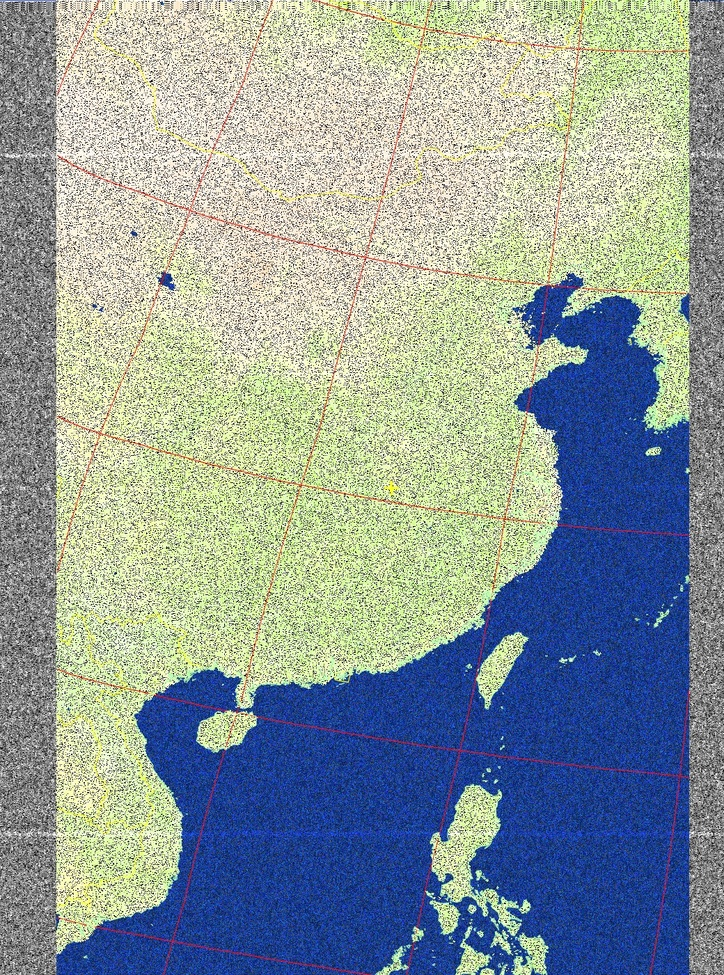
//> input picture opencvLearn-09/test/pic6.jpg, 724 x 975 px, shrunk from 1040 x 1401 before the run
$ ./main   (built with g++ and OpenCV 4)
//> lines starting //> are read from the running program, lines starting //| are printed output that depends on the picture
//-----------------------------------【程序说明】----------------------------------------------
//            程序名称:：《【OpenCV入门教程之九】非线性滤波专场：中值滤波、双边滤波  》 博文配套源码
//            开发所用IDE版本：Visual Studio 2010
//            开发所用OpenCV版本： 2.4.8
//            2014年4月8日 Create by 浅墨
//------------------------------------------------------------------------------------------------

//-----------------------------------【头文件包含部分】---------------------------------------
//            描述：包含程序所依赖的头文件
//----------------------------------------------------------------------------------------------
#include <iostream>
#include <opencv2/opencv.hpp>


//-----------------------------------【命名空间声明部分】---------------------------------------
//            描述：包含程序所使用的命名空间
//-----------------------------------------------------------------------------------------------
using namespace std;
using namespace cv;


//-----------------------------------【全局变量声明部分】--------------------------------------
//            描述：全局变量声明
//-----------------------------------------------------------------------------------------------
Mat g_srcImage,g_dstImage1,g_dstImage2,g_dstImage3,g_dstImage4,g_dstImage5;
int g_nBoxFilterValue=6;  //方框滤波内核值
int g_nMeanBlurValue=10;  //均值滤波内核值
int g_nGaussianBlurValue=6;  //高斯滤波内核值
int g_nMedianBlurValue=10;  //中值滤波参数值
int g_nBilateralFilterValue=10;  //双边滤波参数值


//-----------------------------------【全局函数声明部分】--------------------------------------
//            描述：全局函数声明
//-----------------------------------------------------------------------------------------------
//轨迹条回调函数
static void on_BoxFilter(int, void *);            //方框滤波
static void on_MeanBlur(int, void *);           //均值块滤波器
static void on_GaussianBlur(int, void *);                    //高斯滤波器
static void on_MedianBlur(int, void *);               //中值滤波器
static void on_BilateralFilter(int, void*);                    //双边滤波器


//-----------------------------------【main( )函数】--------------------------------------------
//            描述：控制台应用程序的入口函数，我们的程序从这里开始
//-----------------------------------------------------------------------------------------------
int main(  )
{
       system("color 5E");

       //载入原图
       g_srcImage= imread( "pic6.jpg", 1 );
//> g_srcImage is the input picture: 975 rows x 724 cols, CV_8UC3; mean B, G, R 155.4, 154.2, 141.2
       if(!g_srcImage.data ) { printf("Oh，no，读取srcImage错误~！\n"); return false; }

       //克隆原图到四个Mat类型中
       g_dstImage1= g_srcImage.clone( );
       g_dstImage2= g_srcImage.clone( );
       g_dstImage3= g_srcImage.clone( );
       g_dstImage4= g_srcImage.clone( );
       g_dstImage5= g_srcImage.clone( );

       //显示原图
       namedWindow("【<0>原图窗口】", 1);
       imshow("【<0>原图窗口】",g_srcImage);


       //=================【<1>方框滤波】=========================
       //创建窗口
       namedWindow("【<1>方框滤波】", 1);
       //创建轨迹条
       createTrackbar("内核值：", "【<1>方框滤波】",&g_nBoxFilterValue, 50,on_BoxFilter );
       on_BoxFilter(g_nBoxFilterValue,0);
       //=====================================================


       //=================【<2>均值滤波】==========================
       //创建窗口
       namedWindow("【<2>均值滤波】", 1);
       //创建轨迹条
       createTrackbar("内核值：", "【<2>均值滤波】",&g_nMeanBlurValue, 50,on_MeanBlur );
       on_MeanBlur(g_nMeanBlurValue,0);
       //======================================================


       //=================【<3>高斯滤波】===========================
       //创建窗口
       namedWindow("【<3>高斯滤波】", 1);
       //创建轨迹条
       createTrackbar("内核值：", "【<3>高斯滤波】",&g_nGaussianBlurValue, 50,on_GaussianBlur );
       on_GaussianBlur(g_nGaussianBlurValue,0);
       //=======================================================


       //=================【<4>中值滤波】===========================
       //创建窗口
       namedWindow("【<4>中值滤波】", WINDOW_NORMAL);
       //创建轨迹条
       createTrackbar("参数值：", "【<4>中值滤波】",&g_nMedianBlurValue, 50,on_MedianBlur );
       on_MedianBlur(g_nMedianBlurValue,0);
       //=======================================================


       //=================【<5>双边滤波】===========================
       //创建窗口
       namedWindow("【<5>双边滤波】", 1);
       //创建轨迹条
       createTrackbar("参数值：", "【<5>双边滤波】",&g_nBilateralFilterValue, 50,on_BilateralFilter);
       on_BilateralFilter(g_nBilateralFilterValue,0);
       //=======================================================


       //输出一些帮助信息
       cout<<endl<<"\t嗯。好了，请调整滚动条观察图像效果~\n\n"
              <<"\t按下“q”键时，程序退出~!\n";
       while(char(waitKey(1))!= 'q') {}

       return 0;
}

//-----------------------------【on_BoxFilter( )函数】------------------------------------
//            描述：方框滤波操作的回调函数
//-----------------------------------------------------------------------------------------------
static void on_BoxFilter(int, void *)
{
       //方框滤波操作
       boxFilter(g_srcImage, g_dstImage1, -1,Size( g_nBoxFilterValue+1, g_nBoxFilterValue+1));
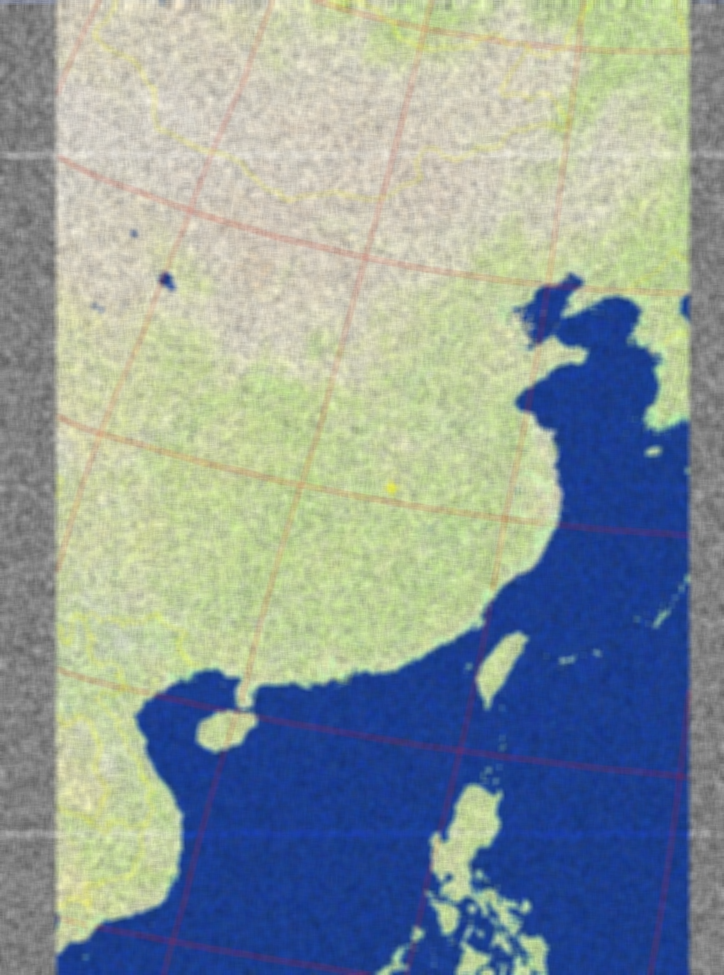
//> g_dstImage1: 975 rows x 724 cols, CV_8UC3; mean B, G, R 155.4, 154.2, 141.2
       //显示窗口
       imshow("【<1>方框滤波】", g_dstImage1);
}

//-----------------------------【on_MeanBlur( )函数】------------------------------------
//            描述：均值滤波操作的回调函数
//-----------------------------------------------------------------------------------------------
static void on_MeanBlur(int, void *)
{
       blur(g_srcImage, g_dstImage2, Size( g_nMeanBlurValue+1, g_nMeanBlurValue+1),Point(-1,-1));
       imshow("【<2>均值滤波】", g_dstImage2);

}

//-----------------------------【on_GaussianBlur( )函数】------------------------------------
//            描述：高斯滤波操作的回调函数
//-----------------------------------------------------------------------------------------------
static void on_GaussianBlur(int, void *)
{
       GaussianBlur(g_srcImage, g_dstImage3, Size( g_nGaussianBlurValue*2+1,g_nGaussianBlurValue*2+1 ), 0, 0);
       imshow("【<3>高斯滤波】", g_dstImage3);
}


//-----------------------------【on_MedianBlur( )函数】------------------------------------
//            描述：中值滤波操作的回调函数
//-----------------------------------------------------------------------------------------------
static void on_MedianBlur(int, void *)
{
       medianBlur( g_srcImage, g_dstImage4, g_nMedianBlurValue*2+1 );
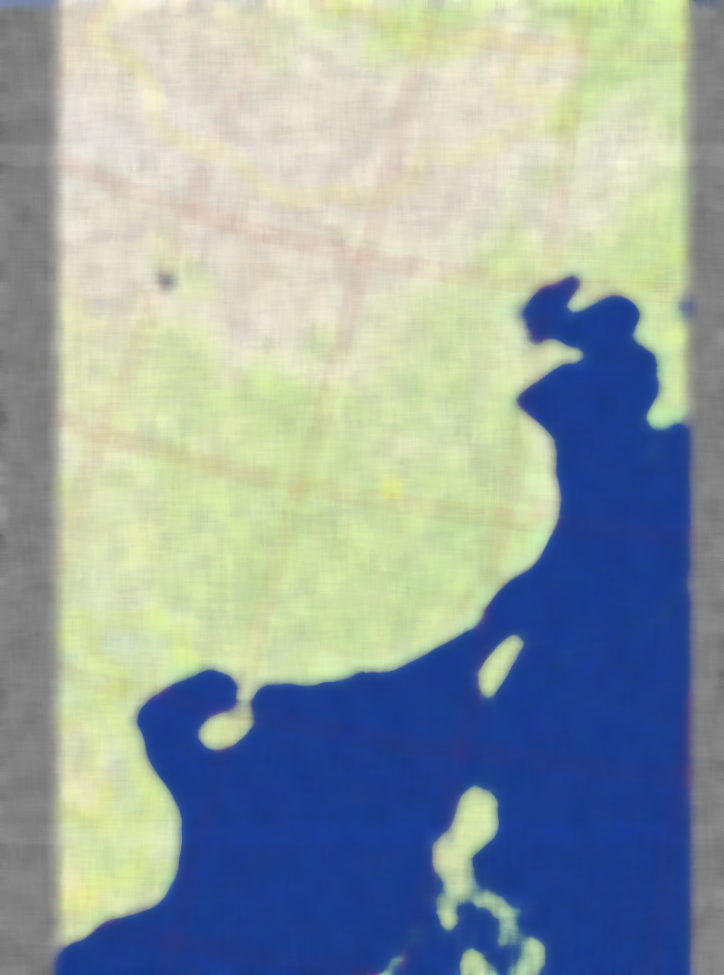
//> g_dstImage4: 975 rows x 724 cols, CV_8UC3; mean B, G, R 162.3, 161.6, 148.2
       imshow("【<4>中值滤波】", g_dstImage4);
}


//-----------------------------【on_BilateralFilter( )函数】------------------------------------
//            描述：双边滤波操作的回调函数
//-----------------------------------------------------------------------------------------------
static void on_BilateralFilter(int, void *)
{
       bilateralFilter( g_srcImage, g_dstImage5, g_nBilateralFilterValue, g_nBilateralFilterValue*2,g_nBilateralFilterValue/2 );
//> the 'q' key is pressed
       imshow("【<5>双边滤波】", g_dstImage5);
}
